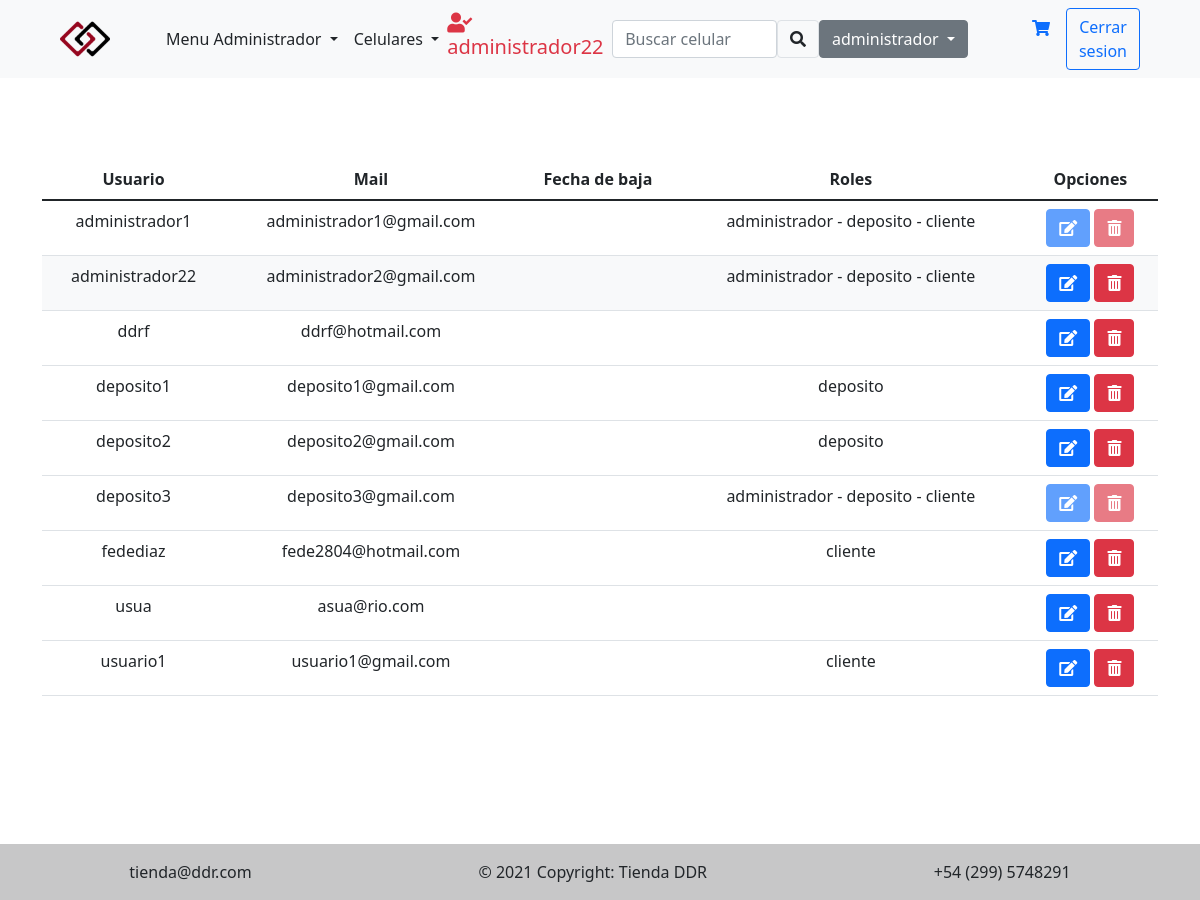
Screenshot of /View/listarUsuario.php (signed in) with the database file from the repository.
### tables this page shows
CREATE TABLE `menu` (
  `idmenu` bigint(20) NOT NULL,
  `menombre` varchar(50) NOT NULL COMMENT 'Nombre del item del menu',
  `medescripcion` varchar(124) NOT NULL COMMENT 'Descripcion mas detallada del item del menu',
  `idpadre` bigint(20) DEFAULT NULL COMMENT 'Referencia al id del menu que es subitem',
  `medeshabilitado` timestamp NULL DEFAULT current_timestamp() COMMENT 'Fecha en la que el menu fue deshabilitado por ultima vez'
);

CREATE TABLE `usuario` (
  `idusuario` bigint(20) NOT NULL,
  `usnombre` varchar(50) NOT NULL,
  `uspass` varchar(32) NOT NULL,
  `usmail` varchar(50) NOT NULL,
  `usdeshabilitado` timestamp NULL DEFAULT NULL
);

CREATE TABLE `rol` (
  `idrol` bigint(20) NOT NULL,
  `rodescripcion` varchar(50) NOT NULL
);

### View/listarUsuario.php (the view, shortened to what the rows shown need)
<?php include_once "../config.php";
include_once 'includes/head.php';
include_once 'includes/navbar.php';
$control = new ListarUsuariosControl();
$control->altaBajaUsuario();
$listaUsuarios = $control->listar();
$usuarioEsRol = $control->esRol();
?>
<div class="container d-flex justify-content-center align-items-start text-center mt-5">
  <?php if ($sesion->activa()) { ?>
    <?php if (count($listaUsuarios) > 0) { ?>
      <table class="table">
        <thead>
          <tr>
            <th scope="col">Usuario</th>
            <th scope="col">Mail</th>
            <th scope="col">Fecha de baja</th>
            <th scope="col">Roles</th>
            <th scope="col">Opciones</th>
          </tr>
        </thead>
        <tbody>
          <?php $listaUsuarios = ordenarArregloUsuarios($listaUsuarios) ?>
          <?php foreach ($listaUsuarios as $objUsuario) { ?>
            <?php $textoDeshab = ($objUsuario->getUsDeshabilitado()) ? "class=\"text-black-50\"" : ""; ?>
            <?php $rolesUsuarioActual = $control->printRoles($objUsuario) ?>
            <?php
            $bgcUsuario = "";
            $disabled = "";
            if ($objUsuario->getIdUsuario() != $_SESSION['idusuario']) {
              if (strpos($rolesUsuarioActual, 'administrador') !== false) {
                $disabled = "disabled";
              } elseif (strpos($rolesUsuarioActual, 'deposito') !== false and !$usuarioEsRol['administrador']) {
                $disabled = "disabled";
              } elseif (!$usuarioEsRol['administrador'] and !$usuarioEsRol['deposito']) {
                $disabled = "disabled";
              }
            } else {
              $bgcUsuario = "bg-light";
            }
            ?>
            <tr class="<?= $bgcUsuario ?>">
              <td <?= $textoDeshab ?>><?= $objUsuario->getUsNombre() ?></td>
              <td <?= $textoDeshab ?>><?= $objUsuario->getUsMail() ?></td>
              <td <?= $textoDeshab ?>><?= $objUsuario->getUsDeshabilitado() ?></td>
              <td <?= $textoDeshab ?>><?= $rolesUsuarioActual ?></td>
              <td>
                <?php if (!$objUsuario->getUsDeshabilitado()) { ?>
                  <a class="btn btn-primary <?= $disabled ?>" title="Editar" href="./editarDatosCliente.php?idu=<?= $objUsuario->getIdUsuario() ?>" role="button"><i class="fas fa-edit"></i></a>
                  <a class="btn btn-danger <?= $disabled ?>" title="Dar de baja" href="./listarUsuario.php?idu=<?= $objUsuario->getIdUsuario() ?>&baja=1" role="button"><i class="fas fa-trash-alt"></i></a>
                <?php } else { ?>
                  <a class="btn btn-warning <?= $disabled ?>" title="Reactivar" href="./listarUsuario.php?idu=<?= $objUsuario->getIdUsuario() ?>&baja=0" role="button"><i class="fas fa-redo"></i></a>
                <?php } ?>
              </td>
            </tr>
          <?php } ?>
        </tbody>
      </table>
    <?php } ?>
  <?php } else { ?>
    <div class="alert alert-danger mt-20vh" role="alert">
      <h4 class="alert-heading">Esta pagina es solo para usuarios registrados</h4>
    </div>
  <?php } ?>
</div>
<?php include_once 'includes/footer.php' ?>

### View/includes/navbar.php (shortened to what the rows shown need)
<?php
include_once "../config.php";
$control = new NavbarControl();
if ($sesion->activa()) {
  $roles = $control->rolesUsuario($sesion);
  $rolActual = $control->rolActual($sesion);
  $menues = $control->menues($sesion);
}
?>
<nav class="navbar navbar-expand-lg navbar-light bg-light">
  <div class="container-fluid">
    <div class="collapse navbar-collapse" id="navbarSupportedContent">
      <ul class="navbar-nav me-auto mb-2 mb-lg-0">
        <?php if ($sesion->activa()) { ?>
          <li class="nav-item dropdown">
            <?php if (isset($menues)) { ?>
              <a class="nav-link dropdown-toggle text-dark" href="#" role="button" id="dropdownMenuLink" data-bs-toggle="dropdown" aria-expanded="false">
                <?= $menues[0]->getMeNombre() ?>
              </a>
            <?php } ?>
          </li>
        <?php } ?>
        <li class="nav-item dropdown">
        </li>
      </ul>
      <div class="text-danger h5">
        <?php if ($sesion->activa()) { ?>
          <i class="fas fa-user-check"></i> <?= $sesion->getObjUsuario()->getUsNombre() ?>
        <?php } ?>
      </div>
      <form action="./buscar.php" class="d-flex">
        <input class="form-control" type="search" name="busqueda" placeholder="Buscar celular" aria-label="Search">
        <button class="btn border" type="submit"><i class="fas fa-search"></i></button>
      </form>
      <?php if (isset($roles) && count($roles) > 1) { ?>
        <div class="dropdown">
          <a class="btn btn-secondary dropdown-toggle" href="#" role="button" id="dropdownMenuLink" data-bs-toggle="dropdown" aria-expanded="false">
            <?= ($rolActual != null) ? $rolActual->getRoDescripcion() : "Roles"; ?>
          </a>
        </div>
      <?php } ?>
      <div class="d-flex mx-5">
        <a class="boton-login nav-link" href="./carritoCompra.php"><i class="fas fa-shopping-cart"></i></a>
        <?php if ($sesion->activa()) { ?>
          <a class="btn btn-outline-primary" href="./accion/loginCerrar.php" role="button">Cerrar sesion</a>
        <?php } else { ?>
          <a class="btn btn-primary" href="login.php" role="button">Iniciar sesión</a>
        <?php } ?>
      </div>
    </div>
  </div>
</nav>

### rows the page displays
menu: menombre "Menu Administrador"
usuario: usnombre "administrador22", usmail "administrador2@gmail.com", rolesUsuarioActual "administrador - deposito - cliente"
rol: rodescripcion "administrador"
usuario: usnombre "administrador1", usmail "administrador1@gmail.com", rolesUsuarioActual "administrador - deposito - cliente"
usuario: usnombre "ddrf", usmail "ddrf@hotmail.com"
usuario: usnombre "deposito1", usmail "deposito1@gmail.com", rolesUsuarioActual "deposito"
usuario: usnombre "deposito2", usmail "deposito2@gmail.com", rolesUsuarioActual "deposito"
usuario: usnombre "deposito3", usmail "deposito3@gmail.com", rolesUsuarioActual "administrador - deposito - cliente"
usuario: usnombre "fedediaz", usmail "fede2804@hotmail.com", rolesUsuarioActual "cliente"
usuario: usnombre "usua", usmail "asua@rio.com"
usuario: usnombre "usuario1", usmail "usuario1@gmail.com", rolesUsuarioActual "cliente"
